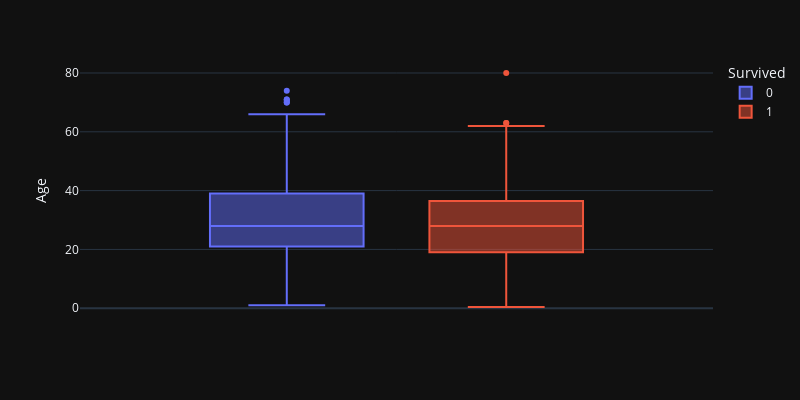
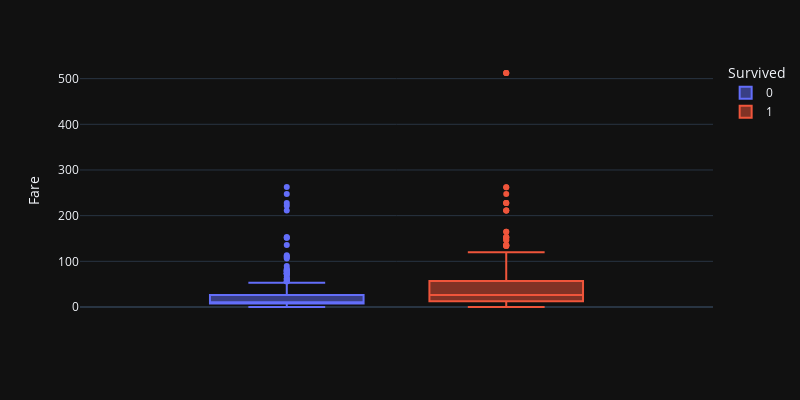
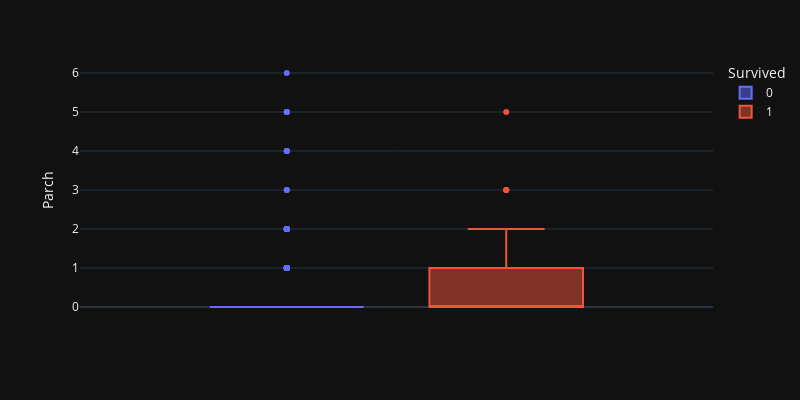

Notebook cell for these charts, in order:
### Code cell
#visualizing after dropping outliers:

for i in features:
    fig=px.box(df,y=i,color="Survived",template="plotly_dark",width=800,height=400)
    fig.show()

### Figure 1 — Plotly figure (JSON) as saved in the notebook; plotly's stock layout.template omitted (floating-point values rounded to 4 significant figures; data arrays with more than 128 entries replaced by an {"elided": "..."} marker saying what was removed)
{"data": [{"alignmentgroup": "True", "hovertemplate": "Survived=0<br>Age=%{y}<extra></extra>", "legendgroup": "0", "marker": {"color": "#636efa"}, "name": "0", "notched": false, "offsetgroup": "0", "orientation": "v", "showlegend": true, "type": "box", "x0": " ", "xaxis": "x", "y": {"elided": "541 float values"}, "y0": " ", "yaxis": "y"}, {"alignmentgroup": "True", "hovertemplate": "Survived=1<br>Age=%{y}<extra></extra>", "legendgroup": "1", "marker": {"color": "#EF553B"}, "name": "1", "notched": false, "offsetgroup": "1", "orientation": "v", "showlegend": true, "type": "box", "x0": " ", "xaxis": "x", "y": {"elided": "340 float values"}, "y0": " ", "yaxis": "y"}], "layout": {"boxmode": "group", "height": 400, "legend": {"title": {"text": "Survived"}, "tracegroupgap": 0}, "margin": {"t": 60}, "width": 800, "xaxis": {"anchor": "y", "domain": [0, 1]}, "yaxis": {"anchor": "x", "domain": [0, 1], "title": {"text": "Age"}}}}

### Figure 2 — Plotly figure (JSON) as saved in the notebook; plotly's stock layout.template omitted (floating-point values rounded to 4 significant figures; data arrays with more than 128 entries replaced by an {"elided": "..."} marker saying what was removed)
{"data": [{"alignmentgroup": "True", "hovertemplate": "Survived=0<br>Fare=%{y}<extra></extra>", "legendgroup": "0", "marker": {"color": "#636efa"}, "name": "0", "notched": false, "offsetgroup": "0", "orientation": "v", "showlegend": true, "type": "box", "x0": " ", "xaxis": "x", "y": {"elided": "541 float values"}, "y0": " ", "yaxis": "y"}, {"alignmentgroup": "True", "hovertemplate": "Survived=1<br>Fare=%{y}<extra></extra>", "legendgroup": "1", "marker": {"color": "#EF553B"}, "name": "1", "notched": false, "offsetgroup": "1", "orientation": "v", "showlegend": true, "type": "box", "x0": " ", "xaxis": "x", "y": {"elided": "340 float values"}, "y0": " ", "yaxis": "y"}], "layout": {"boxmode": "group", "height": 400, "legend": {"title": {"text": "Survived"}, "tracegroupgap": 0}, "margin": {"t": 60}, "width": 800, "xaxis": {"anchor": "y", "domain": [0, 1]}, "yaxis": {"anchor": "x", "domain": [0, 1], "title": {"text": "Fare"}}}}

### Figure 3 — Plotly figure (JSON) as saved in the notebook; plotly's stock layout.template omitted (floating-point values rounded to 4 significant figures; data arrays with more than 128 entries replaced by an {"elided": "..."} marker saying what was removed)
{"data": [{"alignmentgroup": "True", "hovertemplate": "Survived=0<br>Parch=%{y}<extra></extra>", "legendgroup": "0", "marker": {"color": "#636efa"}, "name": "0", "notched": false, "offsetgroup": "0", "orientation": "v", "showlegend": true, "type": "box", "x0": " ", "xaxis": "x", "y": {"elided": "541 int values"}, "y0": " ", "yaxis": "y"}, {"alignmentgroup": "True", "hovertemplate": "Survived=1<br>Parch=%{y}<extra></extra>", "legendgroup": "1", "marker": {"color": "#EF553B"}, "name": "1", "notched": false, "offsetgroup": "1", "orientation": "v", "showlegend": true, "type": "box", "x0": " ", "xaxis": "x", "y": {"elided": "340 int values"}, "y0": " ", "yaxis": "y"}], "layout": {"boxmode": "group", "height": 400, "legend": {"title": {"text": "Survived"}, "tracegroupgap": 0}, "margin": {"t": 60}, "width": 800, "xaxis": {"anchor": "y", "domain": [0, 1]}, "yaxis": {"anchor": "x", "domain": [0, 1], "title": {"text": "Parch"}}}}
